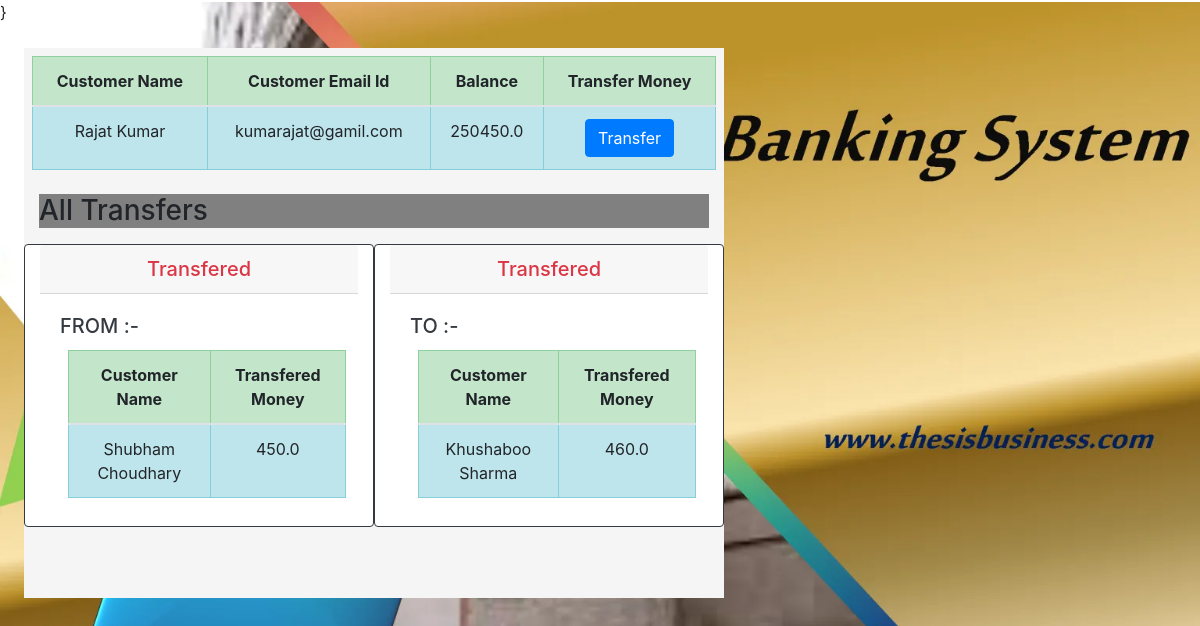
Screenshot of /customer/4 with the database file from the repository.
### bankingSystem/models.py (models this page shows, shortened)
class Customer(models.Model):
    name = models.CharField(max_length= 50)
    email = models.EmailField(max_length=150)
    current_balance = models.FloatField()

class Transfer(models.Model):
    from_customer = models.CharField(max_length= 50)
    to_customer   = models.CharField(max_length = 50)
    balance_transferred = models.FloatField()

### bankingSystem/views.py (the view)
# urls.py: path('customer/<int:id>', views.customer),
def customer(request, id):
    customer = Customer.objects.filter(id = id)
    transfer_to = Transfer.objects.filter(from_customer=customer[0].name)
    transfer_from = Transfer.objects.filter(to_customer =customer[0].name)
    return render(request, 'customer.htm', {'customer':customer, 'transfer_from': transfer_from, 'transfer_to': transfer_to})

### template/customer.htm (shortened to what this page needs)
{%extends 'home.htm'%}
{% block body %}
<div class="container mx-4 my-4" id="contain" >
  <div class="row" id="row1">
  <table class="table table-bordered border-dark mx-2 my-2">
    <thead>
      <tr class="table-success text-center">
        <th scope="col">Customer Name</th>
       <th scope="col">Customer Email Id</th>
        <th scope="col">Balance</th>
        <th scope="col">Transfer Money</th>
      </tr>
    </thead>
    <tbody>
        {% for custom in customer %}
      <tr class= "table-info text-center">
        <td>{{custom.name}}</td>
    <td>{{custom.email}}</td>
        <td>{{custom.current_balance}}</td>
        <td><a href="/{{custom.id}}/all_customers"><button  class="btn btn-primary ">Transfer </button></a>
      </tr>
      {% endfor %}
    </tbody>
  </table>
  </div>
  <div id ="all_tansfer" class="my-3"><h3 > All Transfers </h3></div>
   <div class="row" id="row2">
        <div  class="card col-lg-6 border-dark">
          <h5 class="card-header text-center text-danger">Transfered  </h5>
          <div class="card-body">
            <h5 class="card-title text-dark">FROM  :-</h5>
            <table class="table table-bordered border-dark mx-2 my-2">
              <thead>
                <tr class="table-success text-center">
                  <th scope="col">Customer Name</th>
                  <th scope="col">Transfered Money</th>
                </tr>
              </thead>
              <tbody>
                {% for from_cus in transfer_from %}
                <tr class= "table-info text-center">
                  <td>{{from_cus.from_customer}}</td>
                  <td>{{from_cus.balance_transferred}}</td>
                  </tr>
                {% endfor %}
              </tbody>
            </table>
          </div>
        </div>
        <div  class="card col-lg-6 border-dark ">
          <h5 class="card-header text-center text-danger">Transfered  </h5>
          <div class="card-body">
            <h5 class="card-title text-dark">TO :- </h5>
            <table class="table table-bordered border-dark mx-2 my-2">
              <thead>
                <tr class="table-success text-center">
                  <th scope="col">Customer Name</th>
                  <th scope="col">Transfered Money</th>
                </tr>
              </thead>
              <tbody>
                {% for to_cus in transfer_to %}
                <tr class= "table-info text-center">
                  <td>{{to_cus.to_customer}}</td>
                  <td>{{to_cus.balance_transferred}}</td>
                  </tr>
                {% endfor %}
              </tbody>
            </table>
          </div>
        </div>
      </div>
  </div>
{% endblock %}

### template/customer.htm (style rules this page uses)
#contain { background-color: whitesmoke; height: 550px; width: 700px; }
#all_tansfer { background-color: gray; }

### rows the page displays
Customer: name "Rajat Kumar", email "kumarajat@gamil.com", current_balance "250450.0"
Transfer: from_customer "Shubham Choudhary", balance_transferred "450.0"
Transfer: to_customer "Khushaboo Sharma", balance_transferred "460.0"
